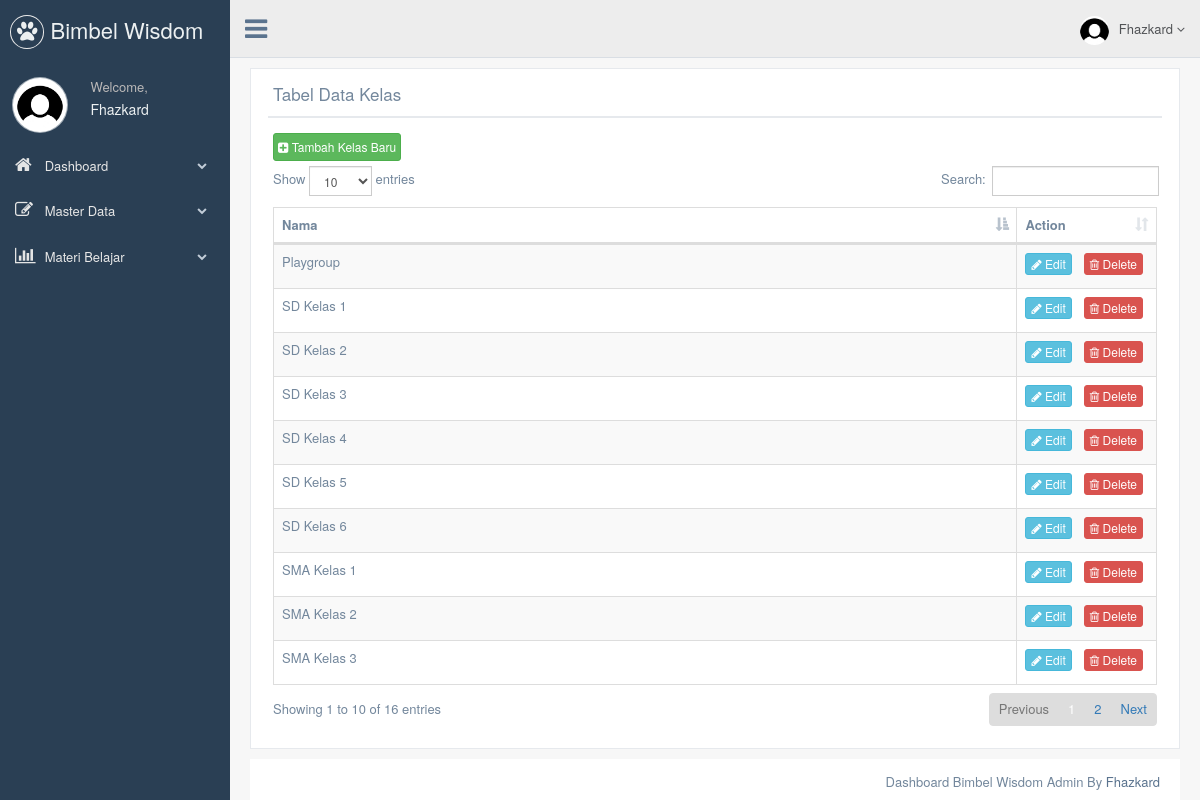
Page /dashboard/kelas/index.php (signed in) on the committed database.
### tables this page shows
CREATE TABLE `kelas` (
  `kelas_id` int(11) NOT NULL,
  `nama` varchar(30) NOT NULL
);

### dashboard/kelas/index.php (the view, shortened to what this page needs)
<?php include "../header.php";?>
        <div class="row">
            <div class="col-md-12 col-sm-12 col-xs-12">
                <div class="x_panel">
                <div class="x_title">
                  <h2>Tabel Data Kelas</h2>
                  <div class="clearfix"></div>
                </div>
                <div class="x_content">
                    <a href="#" class="btn btn-success btn-xs" style="padding:4px;" data-toggle="modal" data-target=".tambah"><i class="fa fa-plus-square" ></i> Tambah Kelas Baru</a>
                  <table id="datatable-responsive" class="table table-striped table-bordered dt-responsive nowrap" cellspacing="0" width="100%">
                    <thead>
                      <tr>
                        <th>Nama </th>
                        <th>Action</th>
                      </tr>
                    </thead>
					<tbody>
					<?php
						include '../../koneksi/konek.php';
						$selek_data = mysqli_query($koneksi, "SELECT * FROM KELAS");
						while($data = mysqli_fetch_array($selek_data)){
							?>
                      <tr class=" ">
                        <td class=" "><?php echo $data['nama']; ?></td>
                        <td class=" last">
							<a id="edit_link" href="#" class="btn btn-info btn-xs last" data-toggle="modal" data-target=".edit"
							data-kelas_id="<?php echo $data['kelas_id']; ?>"
							data-nama="<?php echo $data['nama']; ?>"><i class="fa fa-pencil"></i> Edit</a>
							<form method="post" action="../../koneksi/delete.php" style="width:auto;float:right;">
								<button type="submit" class="btn btn-danger btn-xs last" onclick="return konfirmasi()"><i class="fa fa-trash-o"></i> Delete</button>
							</form>
                        </td>
                      </tr>
					<?php
					}
					?>
                    </tbody>
                  </table>
                </div>
              </div>
            </div>
          </div>
<?php include "../footer.php";?>

### content/css/site.css (style rules this page uses)
td.last { width: 124px; }

### rows in the picture
kelas: nama "Playgroup"
kelas: nama "SD Kelas 1"
kelas: nama "SD Kelas 2"
kelas: nama "SD Kelas 3"
kelas: nama "SD Kelas 4"
kelas: nama "SD Kelas 5"
kelas: nama "SD Kelas 6"
kelas: nama "SMA Kelas 1"
kelas: nama "SMA Kelas 2"
kelas: nama "SMA Kelas 3"
